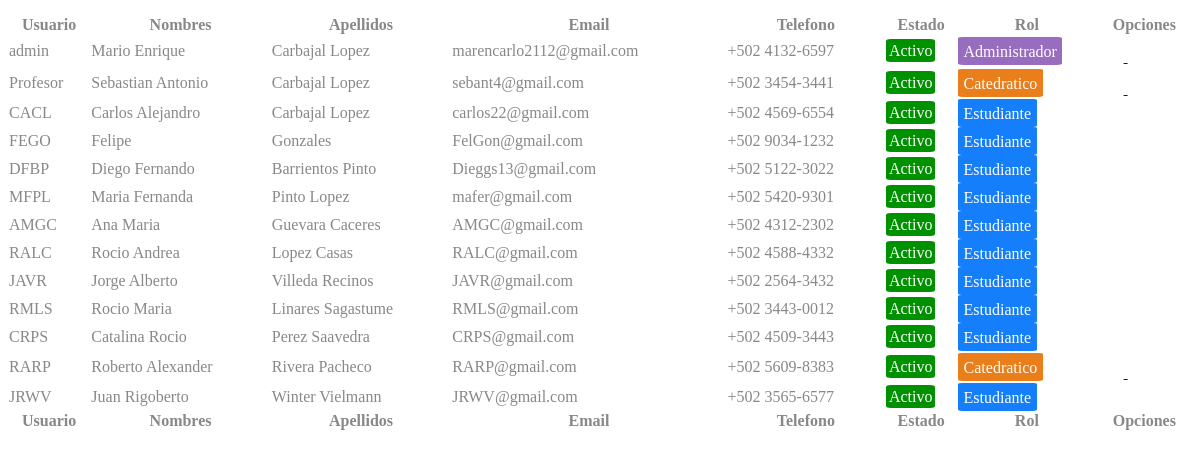
The page /Cursalia/vistas/datatable_usuarios.php on the database its author committed.
### tables this page shows
CREATE TABLE IF NOT EXISTS `usuarios` (
  `idUsuario` int(11) NOT NULL AUTO_INCREMENT,
  `User` varchar(32) NOT NULL,
  `Pass` varchar(256) NOT NULL,
  `FName_User` varchar(128) NOT NULL,
  `LName_User` varchar(128) NOT NULL,
  `Genero` set('Masculino','Femenino','No Binario') NOT NULL,
  `Fecha_Nacimiento` date NOT NULL,
  `Email` varchar(128) NOT NULL,
  `Estado` set('Activo','Inactivo') NOT NULL,
  `Telefono` varchar(32) NOT NULL,
  `FK_Rol` int(11) DEFAULT NULL,
  `FK_Grado` int(11) NOT NULL,
  PRIMARY KEY (`idUsuario`),
  KEY `FK_Rol_Users` (`FK_Rol`),
  KEY `FK_Users_Grado` (`FK_Grado`)
);

CREATE TABLE IF NOT EXISTS `roles` (
  `idRol` int(11) NOT NULL AUTO_INCREMENT,
  `Descripcion` varchar(32) NOT NULL,
  PRIMARY KEY (`idRol`)
);

### Cursalia/vistas/datatable_usuarios.php (the view, shortened to what this page needs)
<link href="../js/Datatables/datatables.css" type="text/css" rel="stylesheet" media="screen,projection"/>
    <link href="../js/Datatables/responsive.dataTables.css" type="text/css" rel="stylesheet" media="screen,projection"/>
    <div class="container">
        <div id="xd" style="margin-top: 15px;">
            <div class="row">
                <div class="col-lg-12 table-responsive" id="mydatatable-container">
                    <table id="datatable2" class="display table table-hover responsive nowrap" cellspacing="0" width="100%" style="color: #888;">
                        <thead class="card-header">
                            <tr>
                                <th scope="col">Usuario</th>
                                <th scope="col">Nombres</th>
                                <th scope="col">Apellidos</th>
                                <th scope="col">Email</th>
                                <th scope="col">Telefono</th>
                                <th scope="col">Estado</th>
                                <th scope="col">Rol</th>
                                <th scope="col">Opciones</th>
                            </tr>
                        </thead>
                        <tbody id="">
                            <?php
                                require_once 'controlador/conexion.php';
                                $SQL1 = 'SELECT
                                            usuarios.idUsuario,
                                            usuarios.User,
                                            usuarios.FName_User,
                                            usuarios.LName_User,
                                            usuarios.Genero,
                                            usuarios.Fecha_Nacimiento,
                                            usuarios.Email,
                                            usuarios.Estado,
                                            usuarios.Telefono,
                                            roles.Descripcion
                                        FROM
                                            Usuarios
                                        INNER JOIN roles ON usuarios.FK_Rol = roles.idRol';
                                $resultado1  = mysqli_query($conexion, $SQL1);
                                while($row = mysqli_fetch_array($resultado1)){
                            ?>
                                <tr>
                                    <td><?php echo $row['1']; ?></td>
                                    <td><?php echo $row['2']; ?></td>
                                    <td><?php echo $row['3']; ?></td>
                                    <td><?php echo $row['6']; ?></td>
                                    <td><?php echo $row['8']; ?></td>
                            <?php
                                if($row['7'] == "Activo"){
                            ?>
                                    <td><a style="background: #009100; color: #FFF; padding: 4%; border-radius: 10%; font-weight: 200;"><?php echo $row['7']; ?></a></td>
                            <?php
                                    if($row['9'] == "Administrador"){
                            ?>
                                    <td><a style="background: #986CBE; color: #FFF; padding: 4%; border-radius: 5%; font-width: 2pt;"><?php echo $row['9']; ?></a></td>
                            <?php
                                    }
                                    if($row['9'] == "Catedratico"){
                            ?>
                                    <td><a style="background: #E97E1A; color: #FFF; padding: 4%; border-radius: 5%; font-width: 2pt;"><?php echo $row['9']; ?></a></td>
                            <?php
                                    }
                                    if($row['9'] == "Estudiante"){
                            ?>
                                    <td><a style="background: #157EFB; color: #FFF; padding: 4%; border-radius: 5%; font-width: 2pt;"><?php echo $row['9']; ?></a></td>
                            <?php
                                    }
                                    if($row['9'] == "Catedratico" && $row['7'] == "Activo"){
                            ?>
                                    <td>
                                        <div class="row">
                                            <a id="boton_desactivar" href="controlador/desactivar_usuario.php?user=<?php echo $row['0']; ?>" title="Desactivar Usuario: <?php echo $row['1']; ?>">
                                            </a>
                                            <a id="boton_otorgar" href="controlador/convertir_administrador.php?user=<?php echo $row['0']; ?>" title="Otorgar permisos de Administracion a Usuario: <?php echo $row['1']; ?>">
                                            </a>
                                        </div>
                                    </td>
                            <?php
                                    }
                                    if($row['9'] == "Estudiante" && $row['7'] == "Activo"){
                            ?>
                                    <td>
                                    <div class="row">
                                            <a id="boton_desactivar" href="controlador/desactivar_usuario.php?user=<?php echo $row['0']; ?>" title="Desactivar Usuario: <?php echo $row['1']; ?>">
                                            </a>
                                        </div>
                                    </td>
                            <?php
                                    }
                                    if($row['9'] == "Administrador" && $row['7'] == "Activo"){
                            ?>
                                    <td>
                                    <div class="row">
                                            <a id="boton_desactivar" href="controlador/desactivar_usuario.php?user=<?php echo $row['0']; ?>" title="Desactivar Usuario: <?php echo $row['1']; ?>">
                                            </a>
                                            <a id="boton_retirar" href="controlador/convertir_catedratico.php?user=<?php echo $row['0']; ?>" title="Convertir en Catedratico a Usuario: <?php echo $row['1']; ?>">
                                            </a>
                                        </div>
                                    </td>
                            <?php
                                    }
                                }
                            ?>
                                </tr>
                            <?php
                                }
                            ?>
                        </tbody>
                        <tfoot class="card-header">
                            <tr>
                                <th scope="col">Usuario</th>
                                <th scope="col">Nombres</th>
                                <th scope="col">Apellidos</th>
                                <th scope="col">Email</th>
                                <th scope="col">Telefono</th>
                                <th scope="col">Estado</th>
                                <th scope="col">Rol</th>
                                <th scope="col">Opciones</th>
                            </tr>
                        </tfoot>
                    </table>
                </div>
            </div>
        </div>
    </div>

### rows shown on the page
usuarios: User "admin", FName_User "Mario Enrique", LName_User "Carbajal Lopez", Email "marencarlo2112@gmail.com", Telefono "+502 4132-6597", Estado "Activo", FK_Rol.Descripcion "Administrador"
usuarios: User "Profesor", FName_User "Sebastian Antonio", LName_User "Carbajal Lopez", Email "sebant4@gmail.com", Telefono "+502 3454-3441", Estado "Activo", FK_Rol.Descripcion "Catedratico"
usuarios: User "CACL", FName_User "Carlos Alejandro", LName_User "Carbajal Lopez", Email "carlos22@gmail.com", Telefono "+502 4569-6554", Estado "Activo", FK_Rol.Descripcion "Estudiante"
usuarios: User "FEGO", FName_User "Felipe", LName_User "Gonzales", Email "FelGon@gmail.com", Telefono "+502 9034-1232", Estado "Activo", FK_Rol.Descripcion "Estudiante"
usuarios: User "DFBP", FName_User "Diego Fernando", LName_User "Barrientos Pinto", Email "Dieggs13@gmail.com", Telefono "+502 5122-3022", Estado "Activo", FK_Rol.Descripcion "Estudiante"
usuarios: User "MFPL", FName_User "Maria Fernanda", LName_User "Pinto Lopez", Email "mafer@gmail.com", Telefono "+502 5420-9301", Estado "Activo", FK_Rol.Descripcion "Estudiante"
usuarios: User "AMGC", FName_User "Ana Maria", LName_User "Guevara Caceres", Email "AMGC@gmail.com", Telefono "+502 4312-2302", Estado "Activo", FK_Rol.Descripcion "Estudiante"
usuarios: User "RALC", FName_User "Rocio Andrea", LName_User "Lopez Casas", Email "RALC@gmail.com", Telefono "+502 4588-4332", Estado "Activo", FK_Rol.Descripcion "Estudiante"
usuarios: User "JAVR", FName_User "Jorge Alberto", LName_User "Villeda Recinos", Email "JAVR@gmail.com", Telefono "+502 2564-3432", Estado "Activo", FK_Rol.Descripcion "Estudiante"
usuarios: User "RMLS", FName_User "Rocio Maria", LName_User "Linares Sagastume", Email "RMLS@gmail.com", Telefono "+502 3443-0012", Estado "Activo", FK_Rol.Descripcion "Estudiante"
usuarios: User "CRPS", FName_User "Catalina Rocio", LName_User "Perez Saavedra", Email "CRPS@gmail.com", Telefono "+502 4509-3443", Estado "Activo", FK_Rol.Descripcion "Estudiante"
usuarios: User "RARP", FName_User "Roberto Alexander", LName_User "Rivera Pacheco", Email "RARP@gmail.com", Telefono "+502 5609-8383", Estado "Activo", FK_Rol.Descripcion "Catedratico"
usuarios: User "JRWV", FName_User "Juan Rigoberto", LName_User "Winter Vielmann", Email "JRWV@gmail.com", Telefono "+502 3565-6577", Estado "Activo", FK_Rol.Descripcion "Estudiante"
